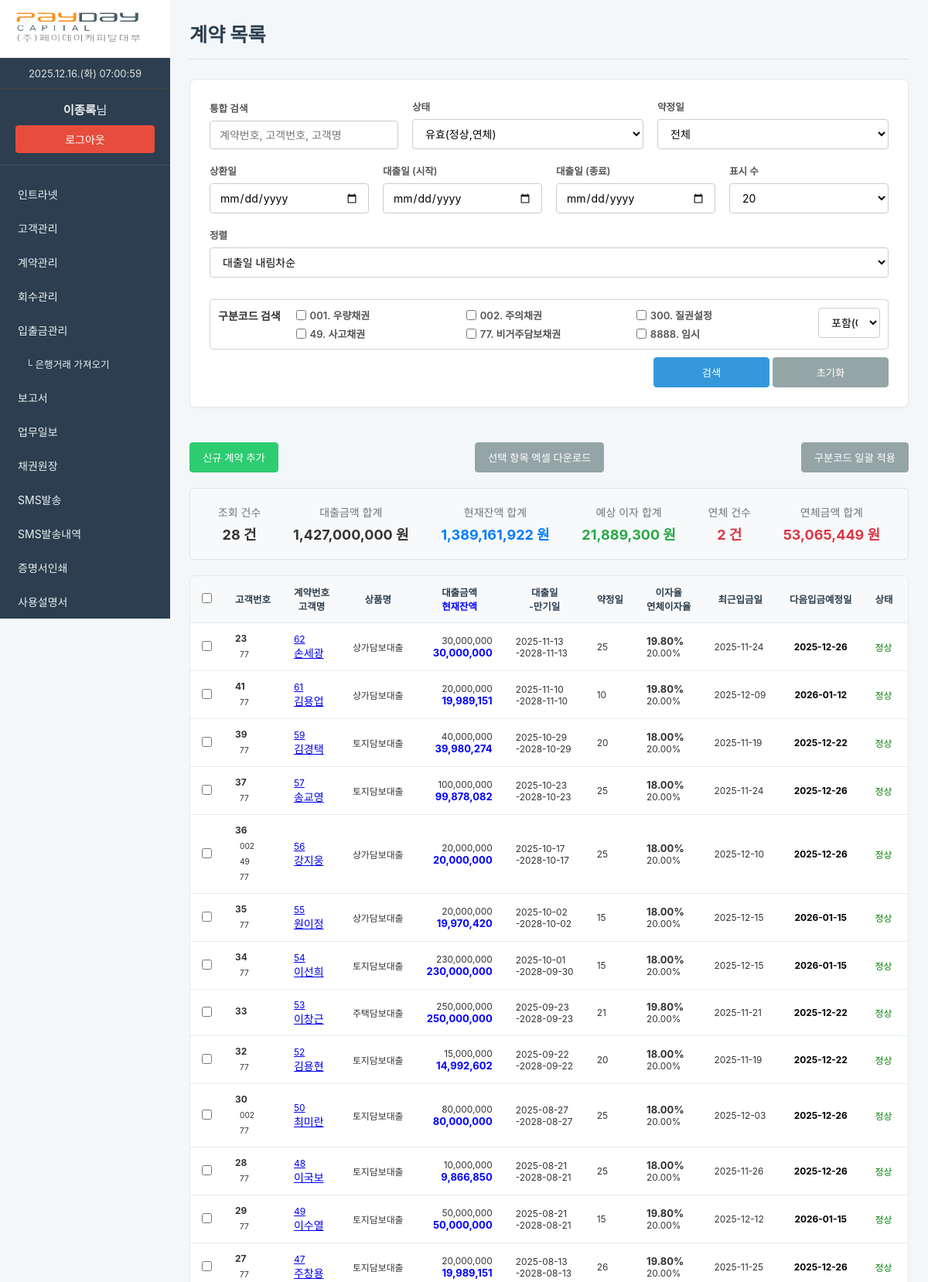
The page /pages/contract_manage.php (signed in, upper part) on the database its author committed.
### tables this page shows
CREATE TABLE `classification_codes` (
  `id` int(11) NOT NULL AUTO_INCREMENT,
  `code` varchar(50) NOT NULL COMMENT '구분코드 (예: 001)',
  `name` varchar(100) NOT NULL COMMENT '구분명 (예: 우량채권)',
  `created_at` datetime DEFAULT current_timestamp(),
  PRIMARY KEY (`id`),
  UNIQUE KEY `unique_code` (`code`)
);

CREATE TABLE `contracts` (
  `id` int(11) NOT NULL AUTO_INCREMENT,
  `customer_id` int(11) NOT NULL,
  `loan_amount` decimal(15,2) NOT NULL,
  `current_outstanding_principal` decimal(15,2) NOT NULL DEFAULT 0.00 COMMENT '현재 대출 잔액',
  `interest_rate` decimal(5,2) NOT NULL,
  `overdue_interest_rate` decimal(5,2) NOT NULL DEFAULT 0.00,
  `prepayment_rate` decimal(5,2) NOT NULL DEFAULT 0.00,
  `cumulative_overdue_days` int(11) NOT NULL DEFAULT 0,
  `loan_date` date NOT NULL,
  `maturity_date` date NOT NULL,
  `status` varchar(50) NOT NULL DEFAULT 'active',
  `product_name` varchar(100) DEFAULT NULL,
  `collateral_type` varchar(100) DEFAULT NULL,
  `collateral_address` varchar(255) DEFAULT NULL,
  `brokerage_channel` varchar(100) DEFAULT NULL,
  `broker_name` varchar(100) DEFAULT NULL,
  `payment_due_day` int(2) DEFAULT NULL,
  `created_at` datetime DEFAULT current_timestamp(),
  `bank_name` varchar(255) DEFAULT NULL,
  `account_number` varchar(255) DEFAULT NULL,
  `account_holder` varchar(255) DEFAULT NULL,
  `agreement_date` int(11) DEFAULT NULL COMMENT '약정일 (매월 납입일)',
  `repayment_method` varchar(50) DEFAULT NULL COMMENT '상환방법',
  `monthly_installment` decimal(15,2) DEFAULT NULL COMMENT '월상환약정금액',
  `contract_period_years` int(11) DEFAULT 3 COMMENT '계약기간(년)',
  `manager` varchar(100) DEFAULT NULL COMMENT '관리담당자',
  `shortfall_amount` decimal(15,2) DEFAULT 0.00,
  `next_due_date` date DEFAULT NULL,
  `last_interest_calc_date` date DEFAULT NULL,
  `rate_change_date` date DEFAULT NULL COMMENT '이율 변경 기준일',
  `new_interest_rate` decimal(5,2) DEFAULT NULL COMMENT '변경-정상 이율',
  `new_overdue_rate` decimal(5,2) DEFAULT NULL COMMENT '변경-연체 이율',
  `deferred_agreement_amount` decimal(15,2) DEFAULT 0.00 COMMENT '유예약정금',
  PRIMARY KEY (`id`),
  KEY `customer_id` (`customer_id`)
);

CREATE TABLE `customers` (
  `id` int(11) NOT NULL AUTO_INCREMENT,
  `name` varchar(100) NOT NULL,
  `resident_id_partial` varchar(8) DEFAULT NULL,
  `phone` varchar(20) NOT NULL,
  `address` varchar(255) DEFAULT NULL,
  `address_registered` varchar(255) DEFAULT NULL,
  `address_actual` varchar(255) DEFAULT NULL,
  `memo` text DEFAULT NULL,
  `created_at` datetime DEFAULT current_timestamp(),
  `application_source` varchar(255) DEFAULT NULL COMMENT '신청거래처',
  `requested_loan_amount` decimal(15,2) DEFAULT NULL COMMENT '대출신청금액',
  `loan_application_date` date DEFAULT NULL COMMENT '대출신청일',
  `manager` varchar(100) DEFAULT NULL COMMENT '담당자',
  `bank_name` varchar(50) DEFAULT NULL,
  `account_number` varchar(100) DEFAULT NULL,
  PRIMARY KEY (`id`),
  FULLTEXT KEY `ft_name_phone` (`name`,`phone`)
);

### pages/contract_manage.php (the view, shortened to what the rows shown need)
<?php
include_once('../process/contract_process.php');
include_once('../process/customer_process.php');
include_once('header.php');
$page = isset($_GET['page']) ? (int)$_GET['page'] : 1;
if (isset($_GET['limit'])) {
    if ($_GET['limit'] === 'all') {
        $_SESSION['contract_limit'] = 'all';
    } else {
        $_SESSION['contract_limit'] = (int)$_GET['limit'];
    }
    $limit = $_SESSION['contract_limit'];
} else {
    $limit = $_SESSION['contract_limit'] ?? 20;
}
$search_params = [
    'search' => $_GET['search'] ?? '',
    'status' => $_GET['status'] ?? 'valid',
    'agreement_date' => $_GET['agreement_date'] ?? '',
    'next_due_date' => $_GET['next_due_date'] ?? '',
    'loan_date_start' => $_GET['loan_date_start'] ?? '',
    'loan_date_end' => $_GET['loan_date_end'] ?? '',
    'classification_codes' => $_GET['classification_codes'] ?? [],
    'classification_logic' => $_GET['classification_logic'] ?? 'OR',
    'page' => $page,
    'limit' => $limit,
    'sort' => $_GET['sort'] ?? 'loan_date_desc'
];
$contract_data = getContracts($link, $search_params);
$contracts = $contract_data['data'];
$today = date('Y-m-d');
$all_codes = get_all_classification_codes($link);
?>
<h2>계약 목록</h2>
<div class="search-form-container">
    <form action="contract_manage.php" method="get">
        <div class="search-form-flex">
            <div class="form-col" style="flex: 100%; margin-top: 10px;">
                <div style="display: flex; align-items: flex-start; gap: 10px; border: 1px solid #ced4da; padding: 10px; border-radius: 4px; background-color: #fff;">
                    <div style="flex-grow: 1; display: grid; grid-template-columns: repeat(auto-fill, minmax(180px, 1fr)); gap: 5px; max-height: 150px; overflow-y: auto;">
                        <?php
                        $selected_codes = $_GET['classification_codes'] ?? [];
                        foreach ($all_codes as $code) {
                            $checked = in_array($code['id'], $selected_codes) ? 'checked' : '';
                            echo '<div style="display: flex; align-items: center;">';
                            echo '<input type="checkbox" name="classification_codes[]" value="' . $code['id'] . '" id="code_' . $code['id'] . '" ' . $checked . ' style="margin-right: 5px;">';
                            echo '<label for="code_' . $code['id'] . '" style="margin-bottom: 0; font-size: 13px;">' . htmlspecialchars($code['code']) . '. ' . htmlspecialchars($code['name']) . '</label>';
                            echo '</div>';
                        }
                        ?>
                    </div>
                </div>
            </div>
        </div>
    </form>
</div>
<div class="table-container">
    <table class="contract-list-table">
        <thead>
            <tr>
                <th><input type="checkbox" id="select_all_contracts"></th>
                <th style="text-align: center;">고객번호</th>
                <th style="text-align: center;">계약번호<br>고객명</th>
                <th style="text-align: center;">상품명</th>
                <th style="text-align: center;">대출금액<br>
                    <font color="blue">현재잔액</font>
                </th>
                <th style="text-align: center;">대출일<br>-만기일</th>
                <th style="text-align: center;">약정일</th>
                <th style="text-align: center;">이자율<br>연체이자율</th>
                <th style="text-align: center;">최근입금일</th>
                <th style="text-align: center;">다음입금예정일</th>
                <th style="text-align: center;">상태</th>
                <th style="text-align: left; width: 280px;">Actions</th>
            </tr>
        </thead>
        <tbody>
            <?php if (!empty($contracts) && is_array($contracts)): foreach ($contracts as $contract): ?>
                    <?php
                    $row_style = '';
                    if (!empty($contract['next_due_date'])) {
                        if ($contract['next_due_date'] < $today) {
                            $row_style = 'style="background-color: #f8d7da;"';
                        } elseif ($contract['next_due_date'] == $today) {
                            $row_style = 'style="background-color: #f3fa97ff;"';
                        }
                    }
                    ?>
                    <tr data-contract-id="<?php echo htmlspecialchars($contract['id']); ?>" <?php echo $row_style; ?>>
                        <td><input type="checkbox" class="contract_checkbox" value="<?php echo htmlspecialchars($contract['id']); ?>"></td>
                        <td>
                            <div style="font-weight: bold; margin-bottom: 4px;"><?php echo htmlspecialchars($contract['customer_id']); ?></div>
                            <?php
                            $assigned_codes = get_contract_classifications($link, $contract['id']);
                            if (!empty($assigned_codes)) {
                                echo '<div style="display: flex; flex-wrap: wrap; gap: 2px;">';
                                foreach ($assigned_codes as $code) {
                                    echo '<span class="badge bg-info text-dark" style="font-size: 0.85em; font-color: #3c54a1cc; padding: 3px 6px; border-radius: 4px;" title="' . htmlspecialchars($code['name']) . '">' . htmlspecialchars($code['code']) . '</span>';
                                }
                                echo '</div>';
                            }
                            ?>
                        </td>
                        <td><a href="customer_detail.php?id=<?php echo $contract['customer_id']; ?>"><?php echo htmlspecialchars($contract['id']); ?><br>
                                <font style="font-size: 14px;"><?php echo htmlspecialchars($contract['customer_name']); ?></font>
                            </a></td>
                        <td><?php echo htmlspecialchars($contract['product_name']); ?></td>
                        <td style=" text-align: right;"><?php echo number_format($contract['loan_amount']); ?><br>
                            <font color="blue" style="font-weight: bold;" size="2"><?php echo number_format($contract['current_outstanding_principal']); ?></font>
                        </td>
                        <td><?php echo htmlspecialchars($contract['loan_date']); ?><br>-<?php echo htmlspecialchars($contract['maturity_date']); ?></td>
                        <td><?php echo htmlspecialchars($contract['agreement_date']); ?></td>
                        <td>
                            <font style="font-weight: bold;" size="2"><?php echo htmlspecialchars($contract['interest_rate']); ?>%</font><br><?php echo htmlspecialchars($contract['overdue_interest_rate']); ?>%
                        </td>
                        <td><?php echo htmlspecialchars($contract['last_collection_date'] ?? '-'); ?></td>
                        <td style="text-align: center; font-weight: bold; color: #000000; "><?php echo htmlspecialchars($contract['next_due_date'] ?? '-'); ?></td>
                        <td><?php echo get_status_display($contract['status']); ?></td>
                        <td class="action-buttons">
                        </td>
                    </tr>
                <?php endforeach;
            else: ?>
                <tr>
                    <td colspan="15" style="text-align: center;">검색된 계약이 없습니다.</td>
                </tr>
            <?php endif; ?>
        </tbody>
    </table>
</div>
<?php include 'footer.php'; ?>

### common.php (shortened to what the rows shown need)
<?php
function is_leap_year($year)
{
    return (date('L', mktime(0, 0, 0, 1, 1, $year)) == 1);
}
function get_status_display($status)
{
    $status_text = '';
    switch ($status) {
        case 'active':
            $status_text = '<span style="color: green;">정상</span>';
            break;
        case 'overdue':
            $status_text = '<span style="color: red; font-weight: bold;">연체</span>';
            break;
    }
    return $status_text;
}
function get_interest_rate_history($link, $contract_id, $contract = null)
{
    $history = [];
    $history[] = [
        'start_date' => $contract['loan_date'],
        'interest_rate' => (float)$contract['interest_rate'],
        'overdue_rate' => (float)$contract['overdue_interest_rate']
    ];
    $sql = "SELECT change_date, new_interest_rate, new_overdue_rate FROM condition_changes WHERE contract_id = ? ORDER BY change_date ASC";
    $stmt = mysqli_prepare($link, $sql);
    mysqli_stmt_bind_param($stmt, "i", $contract_id);
    mysqli_stmt_execute($stmt);
    $result = mysqli_stmt_get_result($stmt);
    return $history;
}
function calculateAccruedInterestForPeriod($link, $contract, $principal, $start_date_str, $end_date_str, $due_date_str)
{
    $start_date = new DateTime($start_date_str ?? 'now');
    $end_date = new DateTime($end_date_str ?? 'now');
    if ($end_date <= $start_date) {
        return ['normal' => 0, 'overdue' => 0, 'total' => 0, 'details' => []];
    }
    $rate_history = get_interest_rate_history($link, $contract['id'], $contract);
    $normal_interest = 0;
    $overdue_interest = 0;
    $details = [];
    $checkpoints = [$start_date];
    $checkpoints[] = $end_date;
    $unique_checkpoints = [];
    foreach ($checkpoints as $date) {
        $unique_checkpoints[$date->format('Y-m-d')] = $date;
    }
    sort($unique_checkpoints);
    for ($i = 0; $i < count($unique_checkpoints) - 1; $i++) {
        $period_start = $unique_checkpoints[$i];
        $period_end = $unique_checkpoints[$i + 1];
        $days = $period_end->diff($period_start)->days;
        $current_rates = $rate_history[0];
        foreach ($rate_history as $change) {
            if ($period_start->format('Y-m-d') >= $change['start_date']) {
                $current_rates = $change;
            }
        }
        $normal_rate = $current_rates['interest_rate'];
        $temp_date = clone $period_start;
        for ($d = 0; $d < $days; $d++) {
            $days_in_year = is_leap_year((int)$temp_date->format('Y')) ? 366 : 365;
            $daily_normal_rate = $normal_rate / 100 / $days_in_year;
            $normal_interest += $principal * $daily_normal_rate;
            $temp_date->modify('+1 day');
        }
    }
    $final_normal = floor($normal_interest);
    $final_overdue = floor($overdue_interest);
    $total_interest = $final_normal + $final_overdue;
    return ['normal' => $final_normal, 'overdue' => $final_overdue, 'total' => $total_interest, 'details' => $details];
}
function calculateAccruedInterest($link, $contract, $target_date_str)
{
    $contract_id = $contract['id'];
    if (!empty($contract['last_interest_calc_date'])) {
        $last_interest_payment_date_str = $contract['last_interest_calc_date'];
    }
    $outstanding_principal = (float)($contract['current_outstanding_principal'] ?? calculateOutstandingPrincipal($link, $contract_id));
    $current_due_date = $contract['next_due_date'] ?? $contract['loan_date'];
    return calculateAccruedInterestForPeriod($link, $contract, $outstanding_principal, $last_interest_payment_date_str, $target_date_str, $current_due_date);
}
function get_all_classification_codes($link)
{
    $sql = "SELECT * FROM classification_codes ORDER BY code ASC";
    $result = mysqli_query($link, $sql);
    if ($result) {
        return mysqli_fetch_all($result, MYSQLI_ASSOC);
    }
    return [];
}

### rows shown on the page
classification_codes: code "001", name "우량채권"
classification_codes: code "002", name "주의채권"
classification_codes: code "300", name "질권설정"
classification_codes: code "49", name "사고채권"
classification_codes: code "77", name "비거주담보채권"
classification_codes: code "8888", name "임시"
contracts: customer "23", id "62", customer.name "손세광", product_name "상가담보대출", loan_amount "30,000,000", current_outstanding_principal "30,000,000", loan_date "2025-11-13", maturity_date "2028-11-13", agreement_date "25", interest_rate "19.80", overdue_interest_rate "20.00", last_collection_date "2025-11-24", next_due_date "2025-12-26", status "정상"
contracts: customer "41", id "61", customer.name "김용업", product_name "상가담보대출", loan_amount "20,000,000", current_outstanding_principal "19,989,151", loan_date "2025-11-10", maturity_date "2028-11-10", agreement_date "10", interest_rate "19.80", overdue_interest_rate "20.00", last_collection_date "2025-12-09", next_due_date "2026-01-12", status "정상"
contracts: customer "39", id "59", customer.name "김경택", product_name "토지담보대출", loan_amount "40,000,000", current_outstanding_principal "39,980,274", loan_date "2025-10-29", maturity_date "2028-10-29", agreement_date "20", interest_rate "18.00", overdue_interest_rate "20.00", last_collection_date "2025-11-19", next_due_date "2025-12-22", status "정상"
contracts: customer "37", id "57", customer.name "송교영", product_name "토지담보대출", loan_amount "100,000,000", current_outstanding_principal "99,878,082", loan_date "2025-10-23", maturity_date "2028-10-23", agreement_date "25", interest_rate "18.00", overdue_interest_rate "20.00", last_collection_date "2025-11-24", next_due_date "2025-12-26", status "정상"
contracts: customer "36", id "56", customer.name "강지웅", product_name "상가담보대출", loan_amount "20,000,000", current_outstanding_principal "20,000,000", loan_date "2025-10-17", maturity_date "2028-10-17", agreement_date "25", interest_rate "18.00", overdue_interest_rate "20.00", last_collection_date "2025-12-10", next_due_date "2025-12-26", status "정상"
contracts: customer "35", id "55", customer.name "원이정", product_name "상가담보대출", loan_amount "20,000,000", current_outstanding_principal "19,970,420", loan_date "2025-10-02", maturity_date "2028-10-02", agreement_date "15", interest_rate "18.00", overdue_interest_rate "20.00", last_collection_date "2025-12-15", next_due_date "2026-01-15", status "정상"
contracts: customer "34", id "54", customer.name "이선희", product_name "토지담보대출", loan_amount "230,000,000", current_outstanding_principal "230,000,000", loan_date "2025-10-01", maturity_date "2028-09-30", agreement_date "15", interest_rate "18.00", overdue_interest_rate "20.00", last_collection_date "2025-12-15", next_due_date "2026-01-15", status "정상"
contracts: customer "33", id "53", customer.name "이창근", product_name "주택담보대출", loan_amount "250,000,000", current_outstanding_principal "250,000,000", loan_date "2025-09-23", maturity_date "2028-09-23", agreement_date "21", interest_rate "19.80", overdue_interest_rate "20.00", last_collection_date "2025-11-21", next_due_date "2025-12-22", status "정상"
contracts: customer "32", id "52", customer.name "김용현", product_name "토지담보대출", loan_amount "15,000,000", current_outstanding_principal "14,992,602", loan_date "2025-09-22", maturity_date "2028-09-22", agreement_date "20", interest_rate "18.00", overdue_interest_rate "20.00", last_collection_date "2025-11-19", next_due_date "2025-12-22", status "정상"
contracts: customer "30", id "50", customer.name "최미란", product_name "토지담보대출", loan_amount "80,000,000", current_outstanding_principal "80,000,000", loan_date "2025-08-27", maturity_date "2028-08-27", agreement_date "25", interest_rate "18.00", overdue_interest_rate "20.00", last_collection_date "2025-12-03", next_due_date "2025-12-26", status "정상"
contracts: customer "28", id "48", customer.name "이국보", product_name "토지담보대출", loan_amount "10,000,000", current_outstanding_principal "9,866,850", loan_date "2025-08-21", maturity_date "2028-08-21", agreement_date "25", interest_rate "18.00", overdue_interest_rate "20.00", last_collection_date "2025-11-26", next_due_date "2025-12-26", status "정상"
contracts: customer "29", id "49", customer.name "이수열", product_name "토지담보대출", loan_amount "50,000,000", current_outstanding_principal "50,000,000", loan_date "2025-08-21", maturity_date "2028-08-21", agreement_date "15", interest_rate "19.80", overdue_interest_rate "20.00", last_collection_date "2025-12-12", next_due_date "2026-01-15", status "정상"
contracts: customer "27", id "47", customer.name "주창용", product_name "토지담보대출", loan_amount "20,000,000", current_outstanding_principal "19,989,151", loan_date "2025-08-13", maturity_date "2028-08-13", agreement_date "26", interest_rate "19.80", overdue_interest_rate "20.00", last_collection_date "2025-11-25", next_due_date "2025-12-26", status "정상"

### other values the page prints
$_SESSION["name"] "이종록"
$total_records "28"
$total_loan_amount "1,427,000,000"
$total_outstanding_balance "1,389,161,922"
$total_expected_interest "21,889,300"
$total_overdue_count "2"
$total_overdue_amount "53,065,449"
form field limit "20"
